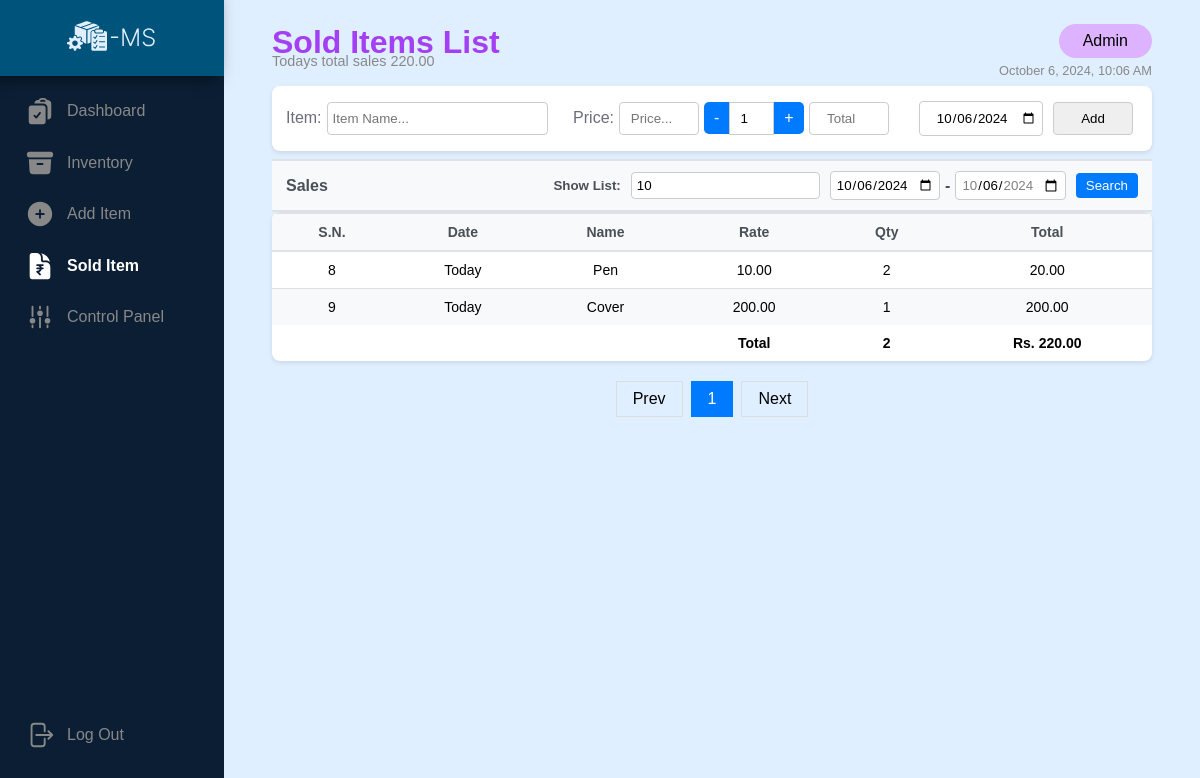
The page /Admin/Sold/sold.php?page=1&listLimit=10&startDate=2024-10-06&endDate=2024-10-06 (signed in) on the database its author committed.
### tables this page shows
CREATE TABLE `sold` (
  `transaction_id` int(11) NOT NULL,
  `item_id` int(11) DEFAULT NULL,
  `sold_date` date NOT NULL,
  `sold_item_title` varchar(100) NOT NULL,
  `sold_price` decimal(11,2) NOT NULL,
  `sold_qty` int(11) NOT NULL,
  `sold_total` decimal(11,2) NOT NULL
);

### Admin/Sold/soldTable.php (the view)
<?php
if (isset($_GET['startDate']) && isset($_GET['endDate'])) {
    $startDate = $_GET['startDate'];
    $endDate = $_GET['endDate'];
} else {
    $startDate = date('Y-m-d');
    $endDate = date('Y-m-d');
}
echo "<tbody>";
$sql = "SELECT COUNT(*) as total_count, SUM(sold_total) as total_sum FROM sold where sold_date BETWEEN '$startDate' AND '$endDate'";
$result = mysqli_query($conn, $sql);
$summary = mysqli_fetch_assoc($result);
$total_count = $summary['total_count'];
$total_sum = $summary['total_sum'];
$results_per_page = (isset($_GET['listLimit']) ? $_GET['listLimit'] : 10);
$page = isset($_GET['page']) ? $_GET['page'] : 1;
$start_from = ($page - 1) * $results_per_page;
$sql = "SELECT * FROM sold where sold_date BETWEEN '$startDate' AND '$endDate' LIMIT $start_from, $results_per_page";
$result = mysqli_query($conn, $sql);
if (mysqli_num_rows($result) > 0) {
    while ($row = mysqli_fetch_assoc($result)) {
        echo "<tr>
                    <td>" . $row['transaction_id'] . "</td>
                    <td>" .
            ($row['sold_date'] == date('Y-m-d') ?
                "Today" : ($row['sold_date'] == date('Y-m-d', strtotime("-1 days")) ?
                    "Yesterday" : $row['sold_date']))
            . "</td>
                    <td>" . $row['sold_item_title'] . "</td>
                    <td>" . $row['sold_price'] . "</td>
                    <td>" . $row['sold_qty'] . "</td>
                    <td>" . $row['sold_total'] . "</td>
                </tr>";
    }
} else
    echo "<tr><td colspan='6'>No sales today</td></tr>";
echo "
        </tbody>
        <tfoot>
            <tr class='total-row'>
                <td colspan='3'></td>
                <td><strong>Total</strong></td>
                <td><strong>" . $total_count . "</strong></td>
                <td><strong>Rs. " . number_format($total_sum, 2) . "</strong></td>
            </tr>
        </tfoot>
        ";
?>

### util.css (style rules this page uses)
:root { --login-bgcolor: #e0efff; --login-color: #0b1e33; --nav-color: #0b1e33; --text-color: #888888; --logo-bgcolor: #00537a; --bgcolor: #e0efff; --admin-cta-color: #ddb2ff; --price-color: #08b037; }
* { margin: 0; padding: 0; box-sizing: border-box; font-family: "Poppins", sans-serif; }
html, body { height: 100%; width: 100%; }

### Admin/adminRoot.css (style rules this page uses)
:root { --selected-color: white; --primary-color: #a340f3; --secondary-color: #663399; --delete-color: #ff4329; }

### Admin/Sold/soldForAatish.css (style rules this page uses)
th, td { padding: 10px 14px; text-align: center; border-bottom: 1px solid #e0e0e0; }
tr:last-child td { border-bottom: none; }
tr:nth-child(even) { background-color: #f8f9fa; }

### rows shown on the page
sold: transaction_id "8", sold_date "Today", sold_item_title "Pen", sold_price "10.00", sold_qty "2", sold_total "20.00"
sold: transaction_id "9", sold_date "Today", sold_item_title "Cover", sold_price "200.00", sold_qty "1", sold_total "200.00"

### other values the page prints
$total[0] "220.00"
$total_count "2"
$total_sum "220.00"
